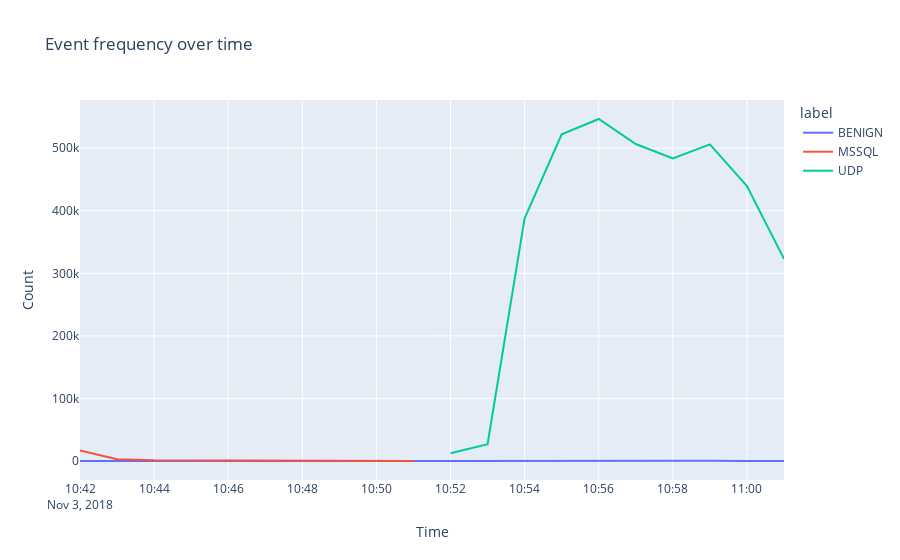

Notebook code cell kept with this figure:
### Code cell
df_benign_2 = df_2[df_2['label'] == 'BENIGN'].copy()

eda_label(df_2)

### Figure 1 — Plotly figure (JSON) as saved in the notebook; plotly's stock layout.template omitted (floating-point values rounded to 4 significant figures)
{"data": [{"hovertemplate": "label=BENIGN<br>Time=%{x}<br>Count=%{y}<extra></extra>", "legendgroup": "BENIGN", "line": {"color": "#636efa", "dash": "solid"}, "marker": {"symbol": "circle"}, "mode": "lines", "name": "BENIGN", "orientation": "v", "showlegend": true, "type": "scatter", "x": ["2018-11-03T10:42:00.000000000", "2018-11-03T10:43:00.000000000", "2018-11-03T10:44:00.000000000", "2018-11-03T10:45:00.000000000", "2018-11-03T10:46:00.000000000", "2018-11-03T10:47:00.000000000", "2018-11-03T10:48:00.000000000", "2018-11-03T10:49:00.000000000", "2018-11-03T10:50:00.000000000", "2018-11-03T10:51:00.000000000", "2018-11-03T10:52:00.000000000", "2018-11-03T10:53:00.000000000", "2018-11-03T10:54:00.000000000", "2018-11-03T10:55:00.000000000", "2018-11-03T10:56:00.000000000", "2018-11-03T10:57:00.000000000", "2018-11-03T10:58:00.000000000", "2018-11-03T10:59:00.000000000", "2018-11-03T11:00:00.000000000", "2018-11-03T11:01:00.000000000"], "xaxis": "x", "y": [17, 157, 18, 14, 46, 455, 103, 158, 186, 196, 41, 231, 131, 200, 207, 149, 287, 272, 123, 143], "yaxis": "y"}, {"hovertemplate": "label=MSSQL<br>Time=%{x}<br>Count=%{y}<extra></extra>", "legendgroup": "MSSQL", "line": {"color": "#EF553B", "dash": "solid"}, "marker": {"symbol": "circle"}, "mode": "lines", "name": "MSSQL", "orientation": "v", "showlegend": true, "type": "scatter", "x": ["2018-11-03T10:42:00.000000000", "2018-11-03T10:43:00.000000000", "2018-11-03T10:44:00.000000000", "2018-11-03T10:45:00.000000000", "2018-11-03T10:46:00.000000000", "2018-11-03T10:47:00.000000000", "2018-11-03T10:48:00.000000000", "2018-11-03T10:49:00.000000000", "2018-11-03T10:50:00.000000000", "2018-11-03T10:51:00.000000000"], "xaxis": "x", "y": [16910, 2864, 1241, 1243, 538, 497, 261, 129, 617, 92], "yaxis": "y"}, {"hovertemplate": "label=UDP<br>Time=%{x}<br>Count=%{y}<extra></extra>", "legendgroup": "UDP", "line": {"color": "#00cc96", "dash": "solid"}, "marker": {"symbol": "circle"}, "mode": "lines", "name": "UDP", "orientation": "v", "showlegend": true, "type": "scatter", "x": ["2018-11-03T10:52:00.000000000", "2018-11-03T10:53:00.000000000", "2018-11-03T10:54:00.000000000", "2018-11-03T10:55:00.000000000", "2018-11-03T10:56:00.000000000", "2018-11-03T10:57:00.000000000", "2018-11-03T10:58:00.000000000", "2018-11-03T10:59:00.000000000", "2018-11-03T11:00:00.000000000", "2018-11-03T11:01:00.000000000"], "xaxis": "x", "y": [12456, 26954, 387711, 522094, 546594, 506657, 483722, 506036, 439463, 322993], "yaxis": "y"}], "layout": {"legend": {"title": {"text": "label"}, "tracegroupgap": 0}, "title": {"text": "Event frequency over time"}, "xaxis": {"anchor": "y", "domain": [0, 1], "title": {"text": "Time"}}, "yaxis": {"anchor": "x", "domain": [0, 1], "title": {"text": "Count"}}}}
